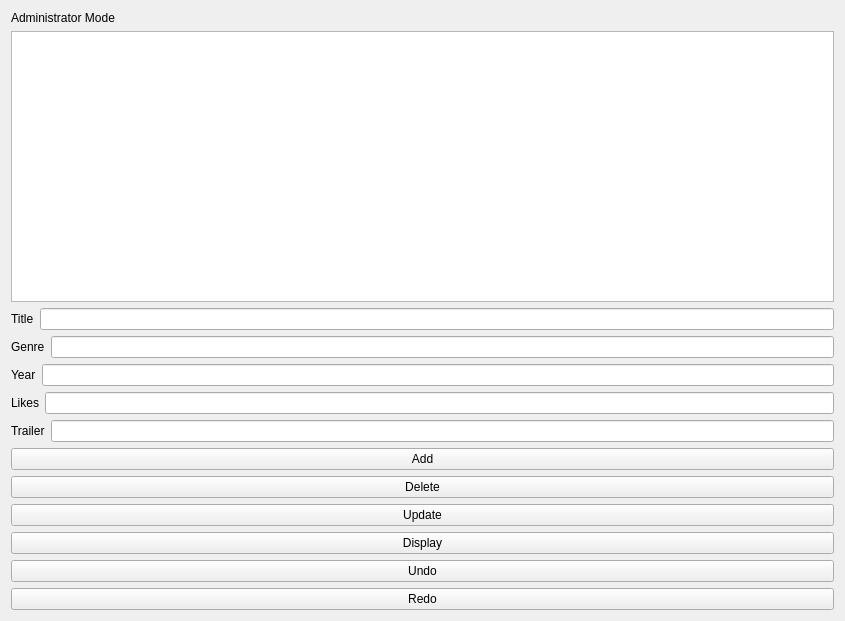
<?xml version="1.0" encoding="UTF-8"?>
<ui version="4.0">
 <class>GUIWithDesignerClass</class>
 <widget class="QWidget" name="GUIWithDesignerClass">
  <property name="geometry">
   <rect>
    <x>0</x>
    <y>0</y>
    <width>845</width>
    <height>621</height>
   </rect>
  </property>
  <property name="windowTitle">
   <string>GUIWithDesigner</string>
  </property>
  <layout class="QVBoxLayout" name="verticalLayout">
   <item>
    <widget class="QLabel" name="Administrator">
     <property name="text">
      <string>Administrator Mode</string>
     </property>
    </widget>
   </item>
   <item>
    <widget class="QTableView" name="AdministratorTable"/>
   </item>
   <item>
    <layout class="QHBoxLayout" name="horizontalLayout">
     <item>
      <widget class="QLabel" name="TitleLable">
       <property name="text">
        <string>Title</string>
       </property>
      </widget>
     </item>
     <item>
      <widget class="QLineEdit" name="TitleLineEdit">
       <property name="text">
        <string/>
       </property>
      </widget>
     </item>
    </layout>
   </item>
   <item>
    <layout class="QHBoxLayout" name="horizontalLayout_2">
     <item>
      <widget class="QLabel" name="GenreLable">
       <property name="text">
        <string>Genre</string>
       </property>
      </widget>
     </item>
     <item>
      <widget class="QLineEdit" name="GenreLineEdit"/>
     </item>
    </layout>
   </item>
   <item>
    <layout class="QHBoxLayout" name="horizontalLayout_3">
     <item>
      <widget class="QLabel" name="YearLable">
       <property name="text">
        <string>Year</string>
       </property>
      </widget>
     </item>
     <item>
      <widget class="QLineEdit" name="YearLineEdit"/>
     </item>
    </layout>
   </item>
   <item>
    <layout class="QHBoxLayout" name="horizontalLayout_4">
     <item>
      <widget class="QLabel" name="LikesLAble">
       <property name="text">
        <string>Likes</string>
       </property>
      </widget>
     </item>
     <item>
      <widget class="QLineEdit" name="LikesLineEdit"/>
     </item>
    </layout>
   </item>
   <item>
    <layout class="QHBoxLayout" name="horizontalLayout_5">
     <item>
      <widget class="QLabel" name="TrailerLable">
       <property name="text">
        <string>Trailer</string>
       </property>
      </widget>
     </item>
     <item>
      <widget class="QLineEdit" name="TrailerLineEdit"/>
     </item>
    </layout>
   </item>
   <item>
    <widget class="QPushButton" name="addButton">
     <property name="enabled">
      <bool>true</bool>
     </property>
     <property name="text">
      <string>Add</string>
     </property>
     <property name="autoDefault">
      <bool>false</bool>
     </property>
    </widget>
   </item>
   <item>
    <widget class="QPushButton" name="deleteButton">
     <property name="text">
      <string>Delete</string>
     </property>
    </widget>
   </item>
   <item>
    <widget class="QPushButton" name="updateButton">
     <property name="enabled">
      <bool>true</bool>
     </property>
     <property name="text">
      <string>Update</string>
     </property>
     <property name="autoDefault">
      <bool>false</bool>
     </property>
    </widget>
   </item>
   <item>
    <widget class="QPushButton" name="displayButton">
     <property name="enabled">
      <bool>true</bool>
     </property>
     <property name="text">
      <string>Display</string>
     </property>
     <property name="autoDefault">
      <bool>false</bool>
     </property>
    </widget>
   </item>
   <item>
    <widget class="QPushButton" name="UndoButton">
     <property name="text">
      <string>Undo</string>
     </property>
    </widget>
   </item>
   <item>
    <widget class="QPushButton" name="RedoButton">
     <property name="text">
      <string>Redo</string>
     </property>
    </widget>
   </item>
  </layout>
 </widget>
 <resources/>
 <connections/>
</ui>
